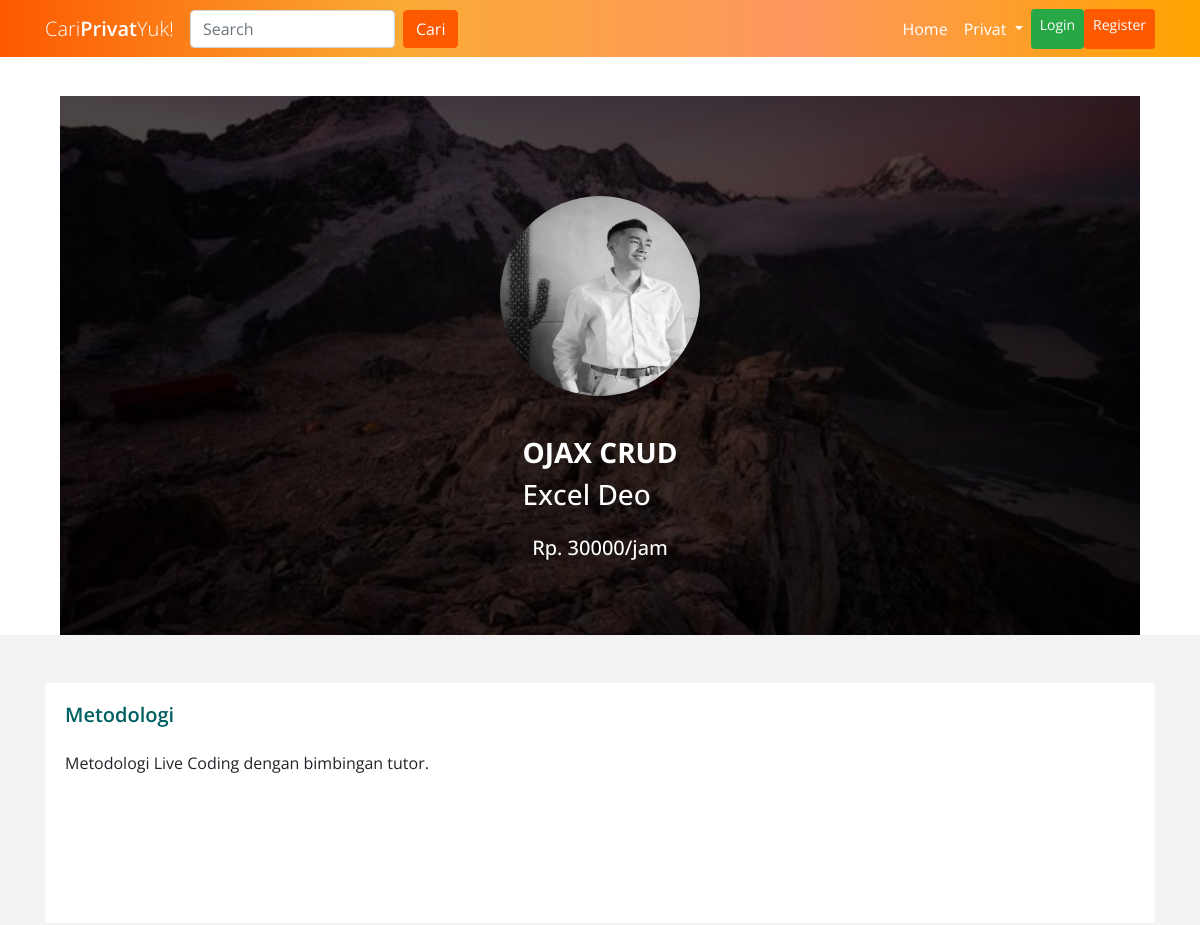
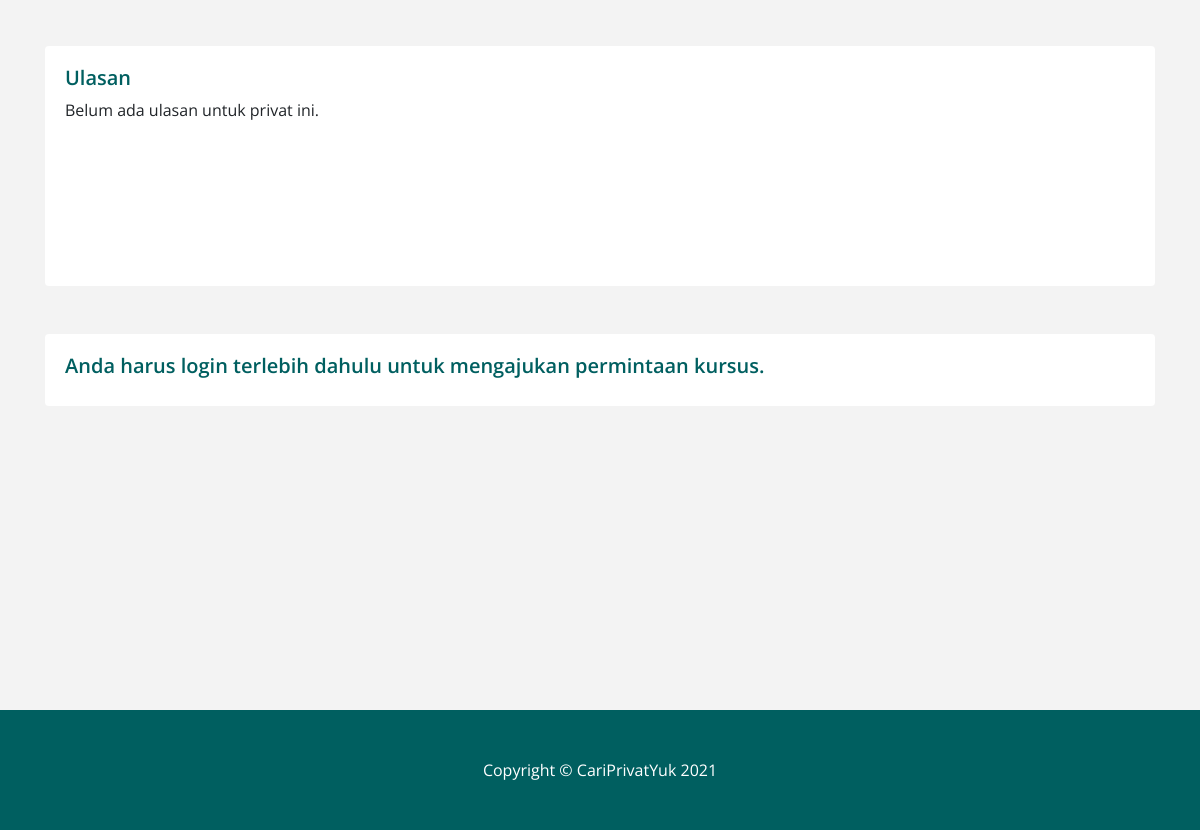
/privat/index.php?id=4, run on the app's committed database (2 pictures, top to bottom).
### tables this page shows
CREATE TABLE `privates` (
  `id` int(10) unsigned NOT NULL AUTO_INCREMENT,
  `title` varchar(255) NOT NULL,
  `category_id` int(10) unsigned NOT NULL,
  `tutor_id` int(10) unsigned NOT NULL,
  `price_per_hour` int(11) NOT NULL,
  `pelaksanaan_online` int(11) NOT NULL,
  `pelaksanaan_offline` int(11) NOT NULL,
  `method` longtext NOT NULL,
  PRIMARY KEY (`id`),
  KEY `category_id` (`category_id`),
  KEY `tutor_id` (`tutor_id`),
  CONSTRAINT `privates_ibfk_1` FOREIGN KEY (`category_id`) REFERENCES `categories` (`id`),
  CONSTRAINT `privates_ibfk_2` FOREIGN KEY (`tutor_id`) REFERENCES `tutors` (`id`)
);

CREATE TABLE `tutors` (
  `id` int(10) unsigned NOT NULL AUTO_INCREMENT,
  `fullname` varchar(255) NOT NULL,
  `address` varchar(255) NOT NULL,
  `email` varchar(255) NOT NULL,
  `password` varchar(255) NOT NULL,
  `path_ktp` varchar(255) NOT NULL,
  `path_foto` varchar(255) NOT NULL,
  PRIMARY KEY (`id`)
);

### privat/index.php (the view, shortened to what this page needs)
<?php
    $path = $_SERVER['DOCUMENT_ROOT'];
    $privat_image = "/CariPrivatYuk-PWEB/berkas/foto_tutor/";
?>
<!DOCTYPE html>
<html lang="en">
<head>
    <link href="../assets/main_resources/vendor/bootstrap/css/bootstrap.min.css" rel="stylesheet">
    <link href="../assets/main_resources/css/modern-business.css" rel="stylesheet">
    <link href="../assets/main_resources/css/style.css" rel="stylesheet">
    <link rel="stylesheet" href="https://cdnjs.cloudflare.com/ajax/libs/font-awesome/5.15.1/css/all.min.css"
 />
</head>
<body>
    <?php include($path.'/CariPrivatYuk-PWEB/partials/navbars/nav-orange.php'); ?>
    <?php
        $privat_id = $_GET['id'];
        $con = open_connection();
        $query = "
            SELECT P.id AS privat_id,P.method AS metodologi_privat, P.pelaksanaan_offline AS offline,P.pelaksanaan_online AS online, P.title AS judul_privat, T.fullname AS nama_tutor,T.id AS id_tutor, P.price_per_hour AS harga_privat, T.path_foto AS foto_privat
            FROM privates P
            INNER JOIN tutors T ON T.id = P.tutor_id
            WHERE P.id=".$privat_id.";
        ";
        try {
            $data = $con->query($query);
        }catch (Exception $e){
            echo "Gagal mendapatkan data privat, " . $con->error;
        }
        if($data->num_rows>0){
            $rawData=$data->fetch_assoc();
        }
        $query2 = "
            SELECT R.id AS id_review, R.description AS deskripsi_review,U.fullname AS nama_user FROM reviews R
            INNER JOIN users U ON U.id = R.user_id
            WHERE R.privat_id=".$privat_id." ORDER BY R.privat_id DESC LIMIT 4;
        ";
        try {
            $data_ulasan = $con->query($query2);
        }catch (Exception $e){
            echo "Gagal mendapatkan data privat, " . $con->error;
        }
    ?>
    <div class="kotak">
        <div class="col kursus-head">
            <div>
                <img class="card-img-top" src="<?php echo $privat_image.$rawData['foto_privat']; ?>" alt=""
                    id="thumbPrivat">
            </div>
            <div class="col kursus-head">
                <div class="row child-div">
                    <div class="col-12">
                        <h3 class="judulprivat"><?php echo $rawData['judul_privat']?></h3>
                        <h3 class="judulprivat2" style="margin-bottom: 25px;"><?php echo $rawData['nama_tutor']?></h3>
                    </div>
                </div>
            </div>
            <div class="parent-div">
                <div class="row child-div d-flex">
                    <div>
                        <h5 style="color: white; margin-bottom: 75px">
                            <?php echo "Rp. ".$rawData['harga_privat']."/jam"?></h5>
                    </div>
                </div>
            </div>
        </div>
    </div>
    <div class="pt-5" style="background-color: #F3F3F3; height: 1000px;">
        <div class="container">
            <div class="row">
                <div class="col-lg-12">
                    <div class="row ">
                        <div class="col-12">
                            <div class="card border-0">
                                <div class="card-body" style="min-height:30vh">
                                    <h5 class="mb-4 kursus-body-header">Metodologi</h5>
                                    <p>
                                        <?php echo $rawData['metodologi_privat']?>
                                    </p>
                                </div>
                            </div>
                        </div>
                    </div>
                </div>
                <div class="col-lg-12 mt-5">
                    <div class="card border-0">
                        <div class="card-body" style="min-height:30vh">
                            <h5 class="kursus-body-header">
                                Ulasan
                            </h5>
                            <div class="row mt-2">
                                <div class="col-12 row">
                                    <div class="col-12">
                                        <?php if($data_ulasan->num_rows>0){
                                            while($rowUlasan =$data_ulasan->fetch_assoc()){
                                                echo '<p class="mt-2"><span style="color: blue; font-weight: bold;">'.$rowUlasan['nama_user'].'</span><br>'.$rowUlasan['deskripsi_review'].'</p>';
                                            }
                                        }else{
                                            echo '<p>Belum ada ulasan untuk privat ini.</p>';
                                        }
                                        ?>
                                    </div>
                                </div>
                            </div>
                        </div>
                    </div>
                    <?php
                    if(isset($_SESSION["login"])){
                    ?>
                    <div class="row" id="alert">
                        <div class="col-12 mt-5">
                            <div class="card border-0">
                                <div class="card-body">
                                    <?php require($_SERVER['DOCUMENT_ROOT'].'/CariPrivatYuk-PWEB/partials/flash_messages/flash.php'); ?>
                                    <div class="row">
                                        <div class="col-6">
                                            <h5 class="kursus-body-header" style="margin-bottom:20px">
                                                Pilih metode belajar
                                            </h5>
                                            <form method="POST" action="/CariPrivatYuk-PWEB/controller/createPrivatEnroll.php">
                                                <?php
                                                if($rawData['online']){?>
                                                <div class="form-check mb-3">
                                                    <input name="checkboxPelaksanaan[online]" class="form-check-input" type="checkbox" id="inlineCheckbox2" value="1">
                                                    <label class="form-check-label" for="inlineCheckbox2">Online</label>
                                                </div>
                                                <?php }?>
                                                <?php
                                                if($rawData['offline']){?>
                                                <div class="form-check mb-3">
                                                    <input name="checkboxPelaksanaan[offline]" class="form-check-input" type="checkbox" id="inlineCheckbox1" value="1">
                                                    <label class="form-check-label" for="inlineCheckbox1">Offline</label>
                                                </div>
                                                <?php }?>
                                        </div>
                                        <div class="col-">
                                            <h5 class="kursus-body-header" style="margin-bottom:20px">
                                                Pilih durasi belajar
                                            </h5>
                                                <div class="form-group">
                                                    <input type="text" class="form-control" id="durasiInput"
                                                        aria-describedby="durasiHelp" placeholder="Angka dimulai dari 1"
                                                        name="durasi_privat" required>
                                                    <small id="durasiHelp" class="form-text text-muted">Hanya
                                                        angka</small>
                                                </div>
                                                <input type="hidden" name="id_privat" value="<?php echo $rawData['privat_id']?>">
                                        </div>
                                    </div>
                                        <?php
                                            if(strcmp($_SESSION['role'],"tutor")!=0){
                                        ?>
                                        <button href="" type="submit" class="btn btn-primary"
                                            style="width:100%; margin-bottom:10px">Ajukan permintaan</button>
                                        <?php }else{ ?>
                                        <a href="#" type="submit" class="btn btn-secondary"
                                            style="width:100%; margin-bottom:10px; pointer-events: none;">Silahkan buat akun user untuk mengajukan privat.</a>
                                        <?php }?>
                                    </form>
                                </div>
                            </div>
                        </div>
                    </div>
                    <?php
                    }
                    else{
                    ?>
                    <div class="row">
                        <div class="col-12 mt-5">
                            <div class="card border-0">
                                <div class="card-body">
                                    <div class="row">
                                        <div class="col-12">
                                            <h5 class="kursus-body-header" class="mx-auto mt-20 mb-10">
                                                Anda harus login terlebih dahulu untuk mengajukan permintaan kursus.
                                            </h5>
                                        </div>
                                    </div>
                                </div>
                            </div>
                        </div>
                    </div>
                    <?php }?>
                </div>
            </div>
        </div>
    </div>
    <footer class="py-5">
        <div class="container">
            <p class="m-0 text-center text-white">Copyright &copy; CariPrivatYuk 2021</p>
        </div>
    </footer>
</body>
</html>

### assets/main_resources/css/modern-business.css (style rules this page uses)
body { padding-top: 56px; }

### assets/main_resources/css/style.css (style rules this page uses)
body { font-family: 'Open Sans'; }
footer { background-color: #005F60; }
.kursus-body-header { color: #005F60; font-weight: 600; }

### privat/index.php (style rules this page uses)
.kursus-head { margin-top: 40px; display: flex; justify-content: center; align-items: center; flex-direction: column; }
.child-div { height: 100%; }
#thumbPrivat { height: 200px !important; width: 200px !important; margin-top: 100px; border-radius: 150px; }
.kotak { margin-left: 5%; margin-right: 5%; background-image: url(../assets/main_resources/imgs/bgjunc.png); height: 100%; background-position: center; background-repeat: no-repeat; background-size: cover; }
.judulprivat { font-weight: bold; color: white; }
.judulprivat2 { color: white; }

### data on the page
privates: tutor.path_foto (picture), title "OJAX CRUD", tutor.fullname "Excel Deo", price_per_hour "30000", method "Metodologi Live Coding dengan bimbingan tutor."
